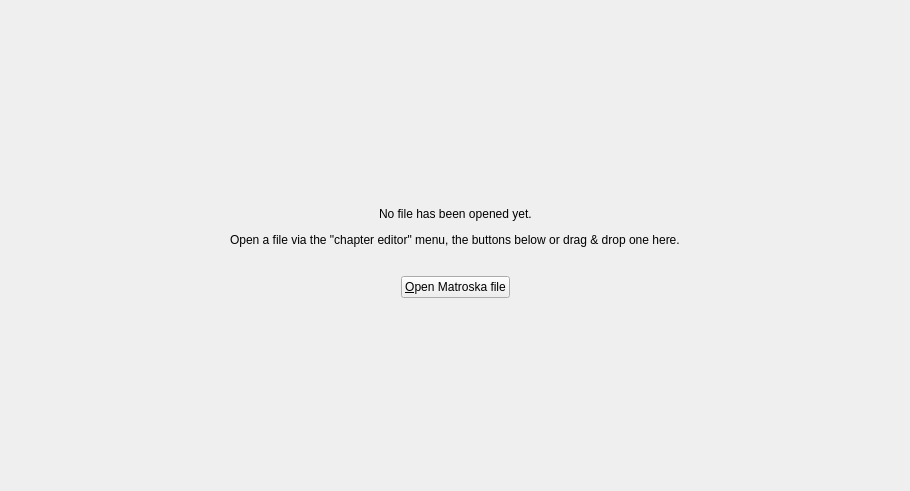
<?xml version="1.0" encoding="UTF-8"?>
<ui version="4.0">
 <class>mtx::gui::Extract::Tool</class>
 <widget class="QWidget" name="mtx::gui::Extract::Tool">
  <property name="geometry">
   <rect>
    <x>0</x>
    <y>0</y>
    <width>910</width>
    <height>491</height>
   </rect>
  </property>
  <property name="acceptDrops">
   <bool>true</bool>
  </property>
  <property name="windowTitle">
   <string notr="true">Form</string>
  </property>
  <layout class="QVBoxLayout" name="verticalLayout_3">
   <property name="bottomMargin">
    <number>0</number>
   </property>
   <item>
    <widget class="QStackedWidget" name="stack">
     <property name="currentIndex">
      <number>0</number>
     </property>
     <widget class="QWidget" name="noFilesPage">
      <layout class="QVBoxLayout" name="verticalLayout_2">
       <property name="leftMargin">
        <number>0</number>
       </property>
       <property name="topMargin">
        <number>0</number>
       </property>
       <property name="rightMargin">
        <number>0</number>
       </property>
       <property name="bottomMargin">
        <number>0</number>
       </property>
       <item>
        <widget class="QWidget" name="noFileOpened" native="true">
         <layout class="QVBoxLayout" name="verticalLayout">
          <item>
           <spacer name="verticalSpacer">
            <property name="orientation">
             <enum>Qt::Vertical</enum>
            </property>
            <property name="sizeHint" stdset="0">
             <size>
              <width>20</width>
              <height>74</height>
             </size>
            </property>
           </spacer>
          </item>
          <item>
           <layout class="QHBoxLayout" name="horizontalLayout">
            <item>
             <spacer name="horizontalSpacer">
              <property name="orientation">
               <enum>Qt::Horizontal</enum>
              </property>
              <property name="sizeHint" stdset="0">
               <size>
                <width>40</width>
                <height>20</height>
               </size>
              </property>
             </spacer>
            </item>
            <item>
             <widget class="QLabel" name="noFileOpenedLabel">
              <property name="text">
               <string>No file has been opened yet.</string>
              </property>
             </widget>
            </item>
            <item>
             <spacer name="horizontalSpacer_3">
              <property name="orientation">
               <enum>Qt::Horizontal</enum>
              </property>
              <property name="sizeHint" stdset="0">
               <size>
                <width>40</width>
                <height>20</height>
               </size>
              </property>
             </spacer>
            </item>
           </layout>
          </item>
          <item>
           <layout class="QHBoxLayout" name="horizontalLayout_2">
            <item>
             <spacer name="horizontalSpacer_2">
              <property name="orientation">
               <enum>Qt::Horizontal</enum>
              </property>
              <property name="sizeHint" stdset="0">
               <size>
                <width>40</width>
                <height>20</height>
               </size>
              </property>
             </spacer>
            </item>
            <item>
             <widget class="QLabel" name="howToOpenLabel">
              <property name="text">
               <string>Open a file via the &quot;chapter editor&quot; menu, the buttons below or drag &amp; drop one here.</string>
              </property>
             </widget>
            </item>
            <item>
             <spacer name="horizontalSpacer_4">
              <property name="orientation">
               <enum>Qt::Horizontal</enum>
              </property>
              <property name="sizeHint" stdset="0">
               <size>
                <width>40</width>
                <height>20</height>
               </size>
              </property>
             </spacer>
            </item>
           </layout>
          </item>
          <item>
           <spacer name="verticalSpacer_3">
            <property name="orientation">
             <enum>Qt::Vertical</enum>
            </property>
            <property name="sizeType">
             <enum>QSizePolicy::Fixed</enum>
            </property>
            <property name="sizeHint" stdset="0">
             <size>
              <width>20</width>
              <height>20</height>
             </size>
            </property>
           </spacer>
          </item>
          <item>
           <layout class="QHBoxLayout" name="horizontalLayout_3">
            <item>
             <spacer name="horizontalSpacer_5">
              <property name="orientation">
               <enum>Qt::Horizontal</enum>
              </property>
              <property name="sizeHint" stdset="0">
               <size>
                <width>40</width>
                <height>20</height>
               </size>
              </property>
             </spacer>
            </item>
            <item>
             <widget class="QPushButton" name="openFileButton">
              <property name="text">
               <string>&amp;Open Matroska file</string>
              </property>
              <property name="icon">
               <iconset resource="../../qt_resources.qrc">
                <normaloff>:/icons/16x16/document-open.png</normaloff>:/icons/16x16/document-open.png</iconset>
              </property>
             </widget>
            </item>
            <item>
             <spacer name="horizontalSpacer_7">
              <property name="orientation">
               <enum>Qt::Horizontal</enum>
              </property>
              <property name="sizeHint" stdset="0">
               <size>
                <width>40</width>
                <height>20</height>
               </size>
              </property>
             </spacer>
            </item>
           </layout>
          </item>
          <item>
           <spacer name="verticalSpacer_2">
            <property name="orientation">
             <enum>Qt::Vertical</enum>
            </property>
            <property name="sizeHint" stdset="0">
             <size>
              <width>20</width>
              <height>73</height>
             </size>
            </property>
           </spacer>
          </item>
         </layout>
        </widget>
       </item>
      </layout>
     </widget>
     <widget class="QWidget" name="editorsPage">
      <layout class="QVBoxLayout" name="verticalLayout_4">
       <property name="leftMargin">
        <number>0</number>
       </property>
       <property name="topMargin">
        <number>0</number>
       </property>
       <property name="rightMargin">
        <number>0</number>
       </property>
       <property name="bottomMargin">
        <number>0</number>
       </property>
       <item>
        <widget class="QTabWidget" name="editors">
         <property name="currentIndex">
          <number>-1</number>
         </property>
         <property name="elideMode">
          <enum>Qt::ElideMiddle</enum>
         </property>
         <property name="tabsClosable">
          <bool>true</bool>
         </property>
         <property name="movable">
          <bool>true</bool>
         </property>
        </widget>
       </item>
      </layout>
     </widget>
    </widget>
   </item>
  </layout>
 </widget>
 <resources>
  <include location="../../qt_resources.qrc"/>
 </resources>
 <connections/>
 <slots>
  <slot>closeTab(int)</slot>
 </slots>
</ui>
